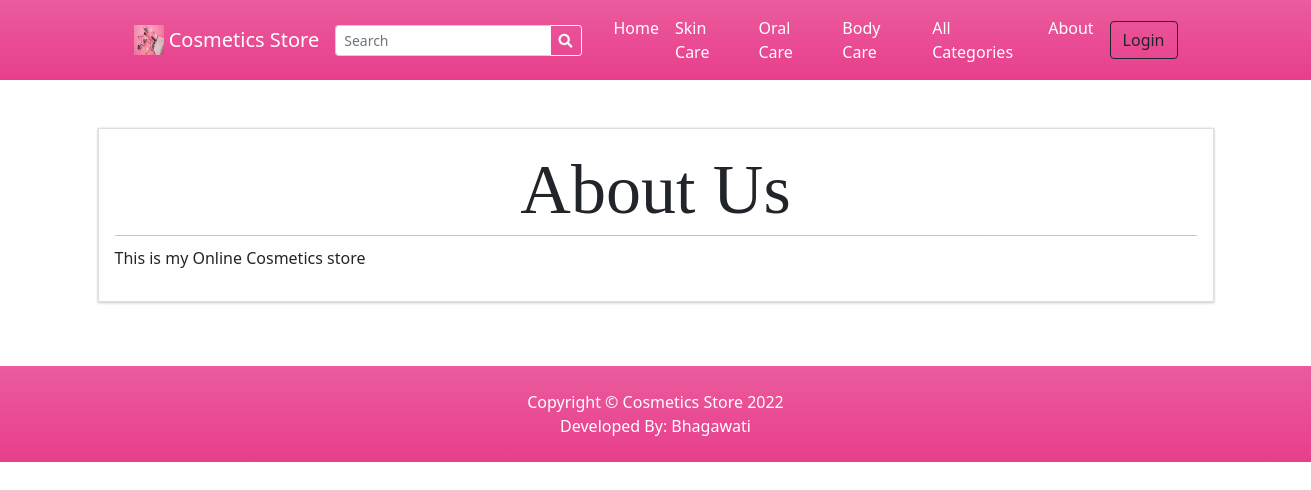
The page /?p=about on the database its author committed.
### tables this page shows
CREATE TABLE `categories` (
  `id` int(30) NOT NULL,
  `category` varchar(250) NOT NULL,
  `description` text DEFAULT NULL,
  `status` tinyint(1) NOT NULL DEFAULT 1,
  `delete_flag` tinyint(1) NOT NULL DEFAULT 0,
  `date_created` datetime NOT NULL DEFAULT current_timestamp()
);

### classes/DBConnection.php (called while the page is built, shortened)
<?php
class DBConnection{
    private $host = DB_SERVER;
    private $username = DB_USERNAME;
    private $password = DB_PASSWORD;
    private $database = DB_NAME;
    public $conn;
    public function __construct(){
        if (!isset($this->conn)) {
            $this->conn = new mysqli($this->host, $this->username, $this->password, $this->database);
        }
    }
}
?>

### classes/SystemSettings.php (called while the page is built, shortened)
<?php
class SystemSettings extends DBConnection{
	function userdata($field = ''){
		if(!empty($field)){
			if(isset($_SESSION['userdata'][$field]))
				return $_SESSION['userdata'][$field];
			else
				return null;
		}else{
			return false;
		}
	}
	function info($field=''){
		if(!empty($field)){
			if(isset($_SESSION['system_info'][$field]))
				return $_SESSION['system_info'][$field];
			else
				return false;
		}else{
			return false;
		}
	}
}
$_settings = new SystemSettings();
?>

### config.php (called while the page is built, shortened)
<?php
require_once('classes/DBConnection.php');
require_once('classes/SystemSettings.php');
function validate_image($file){
	if(!empty($file)){
        $ex = explode("?",$file);
        $file = $ex[0];
        $ts = isset($ex[1]) ? "?".$ex[1] : '';
		if(is_file(base_app.$file)){
			return base_url.$file.$ts;
		}else{
			return base_url.'dist/img/no-image-available.png';
		}
	}else{
		return base_url.'dist/img/no-image-available.png';
	}
}
?>

### inc/topBarNav.php (the view, shortened to what this page needs)
<nav class="navbar navbar-expand-lg navbar-dark bg-gradient-pink">
            <div class="container px-4 px-lg-5 ">
                <a class="navbar-brand" href="./">
                <img src="<?php echo validate_image($_settings->info('logo')) ?>" width="30" height="30" class="d-inline-block align-top" alt="" loading="lazy">
                <?php echo $_settings->info('short_name') ?>
                </a>
                <form class="form-inline" id="search-form">
                  <div class="input-group">
                    <input class="form-control form-control-sm form " type="search" placeholder="Search" aria-label="Search" name="search"  value="<?php echo isset($_GET['search']) ? $_GET['search'] : "" ?>"  aria-describedby="button-addon2">
                    <div class="input-group-append">
                      <button class="btn btn-outline-light btn-sm m-0" type="submit" id="button-addon2"><i class="fa fa-search"></i></button>
                    </div>
                  </div>
                </form>
                <div class="collapse navbar-collapse" id="navbarSupportedContent">
                    <ul class="navbar-nav me-auto mb-2 mb-lg-0 ms-lg-4">
                        <li class="nav-item"><a class="nav-link text-white" aria-current="page" href="./">Home</a></li>
                        <?php
                        $cat_qry = $conn->query("SELECT * FROM categories where status = 1  limit 3");
                        $count_cats =$conn->query("SELECT * FROM categories where status = 1 ")->num_rows;
                        while($crow = $cat_qry->fetch_assoc()):
                        ?>
                        <li class="nav-item"><a class="nav-link text-white" aria-current="page" href="./?p=products&c=<?php echo md5($crow['id']) ?>"><?php echo $crow['category'] ?></a></li>
                        <?php endwhile; ?>
                        <?php if($count_cats > 3): ?>
                        <li class="nav-item"><a class="nav-link text-white" href="./?p=view_categories">All Categories</a></li>
                        <?php endif; ?>
                        <li class="nav-item"><a class="nav-link text-white" href="./?p=about">About</a></li>
                    </ul>
                    <div class="d-flex align-items-center">
                      <?php if($_settings->userdata('id') > 0 && $_settings->userdata('login_type') == 2): ?>
                        <a class="text-dark mr-2 nav-link text-white" href="./?p=cart">
                            <i class="bi-cart-fill me-1"></i>
                            Cart
                            <span class="badge bg-dark text-white ms-1 rounded-pill" id="cart-count">
                              <?php
                                $count = $conn->query("SELECT SUM(quantity) as items from `cart` where client_id =".$_settings->userdata('id'))->fetch_assoc()['items'];
                                echo ($count > 0 ? $count : 0);
                              ?>
                            </span>
                        </a>
                            <a href="./?p=my_account" class="text-dark  nav-link text-white"><b> Hi, <?php echo $_settings->userdata('firstname')?>!</b></a>
                            <a href="logout.php" class="text-dark  nav-link text-white"><i class="fa fa-sign-out-alt"></i></a>
                        <?php else: ?>
                        <button class="btn btn-outline-dark ml-2" id="login-btn" type="button">Login</button>
                        <?php endif; ?>
                    </div>
                </div>
            </div>
        </nav>

### rows shown on the page
categories: category "Skin Care"
categories: category "Oral Care"
categories: category "Body Care"

### other values the page prints
$_settings->info('short_name') "Cosmetics Store"
